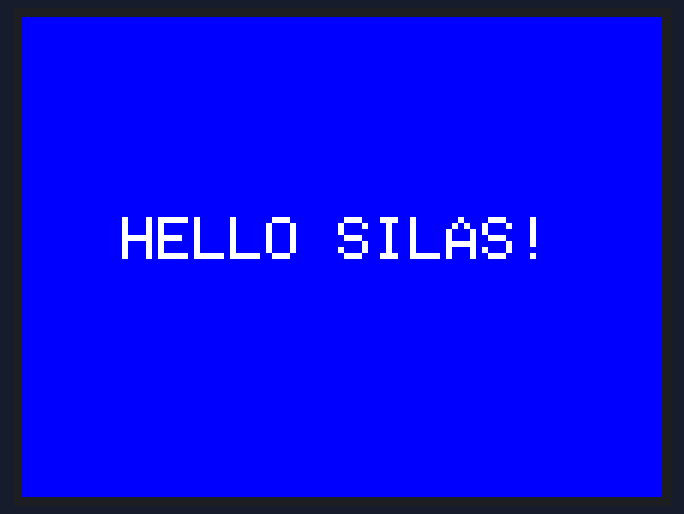
The sketch below on a simulated ESP32. Shown: 320×240 colour display. What the sketch prints to the serial monitor is not drawn.

Above: at 0.3 s.

The sketch:

test_display.ino
```cpp
#include "SPI.h"
#include "Adafruit_GFX.h"
#include "Adafruit_ILI9341.h"

// Pin Definitions - MUST match diagram.json
#define TFT_CS    5   // D5
#define TFT_DC    2   // D2
#define TFT_RST   4   // D4

Adafruit_ILI9341 tft = Adafruit_ILI9341(TFT_CS, TFT_DC, TFT_RST);

void setup() {
  Serial.begin(115200);
  Serial.println("Starting...");

  tft.begin();
  tft.setRotation(1);
  tft.fillScreen(ILI9341_BLUE);

  tft.setCursor(50, 100);
  tft.setTextColor(ILI9341_WHITE);
  tft.setTextSize(3);
  tft.println("HELLO SILAS!");

  Serial.println("Display test complete.");
}

void loop() {
  // Nothing needed
}
```
